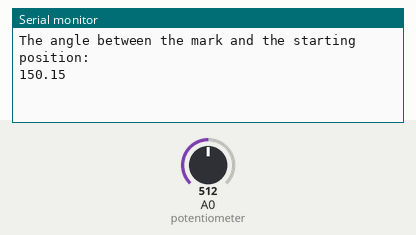
This sketch was run on a simulated Arduino Uno, built with avr-gcc and run on an emulated ATmega328P. On the bench: the last lines printed to the serial monitor. Inputs (shaded band) come from the test bench; at power-on: A0 (potentiometer) = 512.

Above: at 1.8 s.
1.9 s: A0 (potentiometer) set to 716
At 2.8 s:
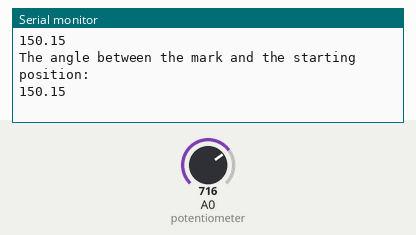
3.4 s: A0 (potentiometer) set to 900
At 4.4 s:
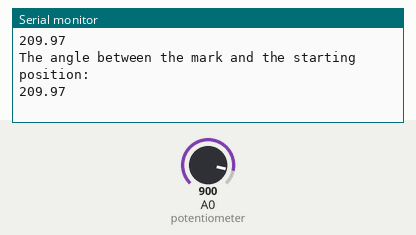
Timing chart, 0 to 6.4 s (numbered marks = the images above; inputs shaded):
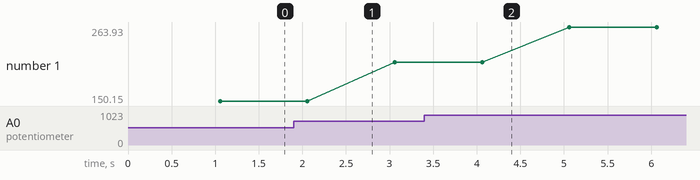

The sketch:

code1.ino
```cpp
int potentiometer = A0;

void setup()
{
    Serial.begin(9600);
    pinMode(potentiometer, INPUT);
}

void loop()
{   float voltage;
    int value = analogRead(potentiometer);

    //Serial.print("Potentiometer value: ");

  	delay(1000);
    voltage = (float)value*5/1023;
    float degrees = (voltage*300)/5;
    Serial.println("The angle between the mark and the starting position:");
    Serial.println(degrees);
}
```

Measured:
- plotted number 1: 150.15 → 209.97 after the input at 1.9 s, 209.97 → 263.93 after the input at 3.4 s
